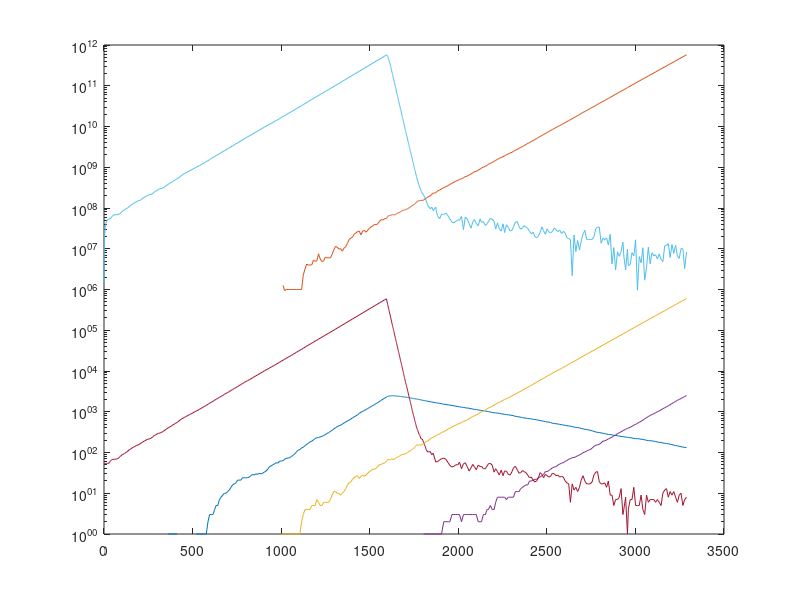

Write MATLAB code to recreate this figure.
%%%% Mutational Bias in Predicting Resistance Outgrowth
%%%% Scott Leighow 1/26/18

% function output_res = Maxitinib_SL012719(alphas,biasR)

clear
close all

alphas = [0.0486
    0.0000
    0.0003
    0.0004
    0.0047
    0.0027
    0.0001
    0.0020
    0.0063
    0.0047
    0.0025
    0.0025
    0.0005
    0.0009
    0.0002
    0.0007
    0.0022
    0.0007
    0.0000
    0.0029]';
biasR = [    0.1825
    0.1334
    0.1334
    0.1334
    0.0767
    0.0552
    0.0552
    0.0383
    0.0383
    0.0383
    0.0383
    0.0230
    0.0123
    0.0107
    0.0092
    0.0092
    0.0046
    0.0046
    0.0031]';

rng(5);

%%% Inputs

%%% Constant Parameters %%%

% Populations
Y0_WT = 50;    % initial sensitive LSC population [cells]

Rsites = length(biasR);

M = Rsites + 1; % number of variant populations to be modeled (resistant variants + WT)
N = 3*M;        % total number of subpopulations to be modeled

%           [ QLSCs  ] [      PLSCs     ] [  WBCs  ]
pop_init = [zeros(1,M) Y0_WT zeros(1,M-1) zeros(1,M)];  % initial population structure [cells]

% Rates [/day] (Fassoni 2018)
pXY = 0.05380/30.4; % QLSC activation rate [/day]
pYX = 0.00095/30.4; % PLSC deactivation rate [/day]
pY = 0.18701/30.4;  % PLSC net growth (without drug) [/day]
q = 1.00394/30.4;   % PLSC net drug kill term [/day]
pW = 4e6/30.4;      % PLSC differentiation [/day]
rW = 4/30.4;        % WBC death [/day]

% Break down PLSC net growth (pY) into birth and death rates
turnover = 0.3;     % estimate from Komarova and Wodarz 2005
bY = pY/(1-turnover);
dY = bY-pY;

mut = 4e-8; % Michor 2005

npat = 5000;
npat = 1;

% Distribution of WBC count at detection (numbers from Qin Medicine 2016;
% lognormal dist according to Stein 2011)
WBC_med = 98e9;   % /L    Qin Medicine 2016: Combination of WBC Countat Presentation...
WBC_lo = 6.8e9;
WBC_hi = 683.5e9;

vol_blood = 10;     % L

% Estimate standard deviation (assume that range of WBC counts observed in 
% Qin (N=362) fall within 95% CI)
WBC_CI = .95;    
WBC_sd1 = (log10(WBC_lo)-log10(WBC_med))/norminv(.5-WBC_CI/2);
WBC_sd2 = (log10(WBC_hi)-log10(WBC_med))/norminv(.5+WBC_CI/2);

WBC_sd = mean([WBC_sd1 WBC_sd2]);

log_WBCcount_vec = normrnd(log10(WBC_med),WBC_sd,npat,1);

%%% Model Parameters %%%

tau_init = NaN;     % length of model time intervals [days] (if NaN model determines tau adaptively)
epsilon = 0.03;     % error tolerance []
niter = 1;

%% Simulations

% Initialize storage variables
% outMat = zeros(npats,5+4*Rsites);

% timeSet = cell(npats,1);
% cellSet = cell(npats,1);

output = NaN(npat,niter,3);

for r = 1:npat
    
    WBCcount = 10^log_WBCcount_vec(r);
    pop_treat = WBCcount*vol_blood;
        
    output_r = [repmat(log10(pop_treat),niter,1) (1:niter)' NaN(niter,1)];
    
    for iter = 1:niter

        % Initialize
        n = 1;
        t = 0;
        tau = tau_init;
        singleSSAs = NaN;
        treat = false;
        cells = pop_init;
        alpha = zeros(1,M);
        alpha_treat = alphas;
        mut_E255K = true;

        % Run simulation until WBC population reaches detection (relapse)
        while sum(cells(end,[M+1 N-Rsites+1:N]))>0 && sum(cells(end,N-Rsites+1:N))<pop_treat

            if sum(t)>1000 && mut_E255K
                cells(end,M+4) = 1;
                mut_E255K = false;
            end

            % Define current
            P_curr = cells(end,:);        
            t_curr = sum(t);
            
            

            X = P_curr(1:M);
            Y = P_curr(M+1:2*M);
            W = P_curr(2*M+1:3*M);

            % Treatment conditions
            if sum(P_curr) >= pop_treat
                treat = true;
            end

            if treat
                alpha = alpha_treat;
            end     
            
            % Define propensity vector and change matrix        
            evts = [pXY*X'               % QLSC activation
                    pYX*Y'               % PLSC deactivation
                    bY*(1-mut)*Y(1)      % faithful WT PLSC division
                    bY*Y(2:end)'         % resistant PLSC division
                    ((dY+alpha).*Y)'     % PLSC death
                    pW*Y'                % PLSC differentiation
                    rW*W'                % WBC death
                    bY*mut*Y(1)*biasR']; % resistance mutation

            numChange = [-eye(M)      eye(M)                  zeros(M)      % QLSC activation
                         eye(M)       -eye(M)                 zeros(M)      % PLSC deactivation
                         zeros(M)     eye(M)                  zeros(M)      % PLSC division
                         zeros(M)     -eye(M)                 zeros(M)      % PLSC death
                         zeros(M)     zeros(M)                eye(M)        % PLSC differentiation
                         zeros(M)     zeros(M)                -eye(M)       % WBC death
                         zeros(M-1,M) zeros(M-1,1) eye(M-1)   zeros(M-1,M)];% resistance mutation

            % Calculate total rate
            theta = sum(evts);

            % Tau-leaping model
            if isnan(singleSSAs)

                % Determine tau if not defined
                if isnan(tau)

                    % Evaluate Jacobian matrix at P_curr
                    Jac = [pXY*eye(M)   zeros(M)                 zeros(M)        % QLSC activation
                           zeros(M)     pYX*eye(M)               zeros(M)        % PLSC deactivation
                           zeros(1,M)   bY*(1-mut) zeros(1,M-1)  zeros(1,M)      % faithful WT PLSC division
                           zeros(M-1,M) zeros(M-1,1) bY*eye(M-1) zeros(M-1,M)    % resistant PLSC division
                           zeros(M)     diag(dY+alpha)           zeros(M)        % PLSC death
                           zeros(M)     pW*eye(M)                zeros(M)        % PLSC differentiation
                           zeros(M)     zeros(M)                 rW*eye(M)       % WBC death
                           zeros(M-1,M) bY*mut*biasR' zeros(M-1) zeros(M-1,M)];  % resistance mutation


                    % Calculate tau
                    fjj = Jac*numChange';
                    mu = fjj*evts;
                    std = (fjj.^2)*evts;

                    tau = min(min(epsilon*theta./(abs(mu)), epsilon^2*theta^2./(std)));

                end

                % Rerun with singleSSAs if tau is too small
                if tau < 1/theta
                    singleSSAs = 10;
                    tau = tau_init;
                    continue

                % Otherwise calculate new state
                else
                    % For each event, find number of times it's occured
                    % in time interval tau
                    P_next = P_curr;
                    for i = 1:length(evts)
                        numEvt = poissrnd(evts(i)*tau);
                        P_next = P_next + numChange(i,:).*numEvt;
                    end
                    P_next = round(P_next);

                    % Rerun with smaller tau if any populations are
                    % negative
                    if sum(P_next < 0) > 0
                        tau = tau/2;
                        continue

                    % Otherwise save results in array
                    else                      
                        timeElapsed = tau;
                        t(n+1) = timeElapsed;
                        cells(n+1,:) = P_next;

                        % Reset tau
                        tau = tau_init;
                    end
                end

            % Gillespie without tau leaping
            else
                r1 = rand;
                timeElapsed = -log(r1)/theta;
                t_curr = sum(t(1:n));

                t(n+1) = timeElapsed;

                idx = randsample(length(evts), 1, true, evts);
                P_next = round(P_curr + numChange(idx,:));
                cells(n+1,:) = P_next;

                % Reduce singleSSAs
                singleSSAs = singleSSAs - 1;
                if singleSSAs < 1
                    singleSSAs = NaN;
                end
            end

            n = n + 1;
        end

        % In the case of eradication, repeat if occured pretreatment
        if sum(cells(end,:)) == 0 && ~treat
            continue
        end

%         % Save time vector as cumulative sum of time intervals
%         time = cumsum(t)';
% 
%         figure
%         semilogy(time,cells)
%         disp(cells(end,:))

    %     % Sort alleles
    %     relng_wodrug = (bR-d)/(bS-d);
    %     relng_wdrug = (bR-d-alpha1R)/(bS-d);
    %     prop = cells(end,:)/sum(cells(end,:))*100;
    %     
    %     BiasFitProp = [biasR; relng_wodrug; relng_wdrug; prop(2:end)]';
    %     
    %     sortedBiasFitProp = sortrows(BiasFitProp,[-1,-2,-3,-4]);
    %     
    %     % Save results
    %     outvec = reshape(sortedBiasFitProp',1,[]);
    %     
    %     outMat(r,:) = [log10(pop_treat) log10(mut) gene r prop(1) outvec];

    %%%%
    
%         % Save results
%         time = cumsum(t);
%         timeSet{r} = time;
%         cellSet{r} = cells;
%         
%         %%%%

        if sum(cells(end,N-M+2:N))>0
            [~,maxidx] = max(cells(end,N-M+2:N));
            output_r(iter,3) = maxidx;
        else
            output_r(iter,3) = 0;
        end
            
    end
    
    output(r,:,:) = output_r;
       
    disp(r);
end

% pres_obs=sum(domAllele~=0)/npats;

output_res = reshape(output,[],3);

time = cumsum(t);

semilogy(time,cells)

output = [time' cells(:,[2*M+1 2*M+4])];
csvwrite('OutgrowthFigure.csv',output)

%% Plot Results

% colors = [0 0 1; rand(Rsites,3)];
% 
% figure
% % subplot(1,2,1);
% % for i = 1:npats
% %     for j = 1:M
% %         LSCs = cellSet{i}(:,1:M);
% %         WBCs = cellSet{i}(:,3*M+1:4*M);
% %         semilogy(timeSet{i}/365,LSCs(:,j),'o','Color',colors(j,:))
% %         hold on
% %     end
% % end
% % 
% % title('LSCs')
% % xlabel('Time [years]')
% % ylabel('Population Size [cells]')
% % hold off
% % 
% % subplot(1,2,2);
% for i = 1:npats
%     for j = 1:M
%         LSCs = cellSet{i}(:,1:M);
%         WBCs = cellSet{i}(:,3*M+1:4*M);
%         semilogy(timeSet{i}/365,LSCs(:,j),'o','Color',colors(j,:))
%         hold on
%     end
% end
% title('White Blood Cell Dynamics')
% xlabel('Time [years]')
% ylabel('Population Size [cells]')
% hold off
% 
% figure
% for j = 1:Rsites
%     plot(biasR(j),IC50R(j),'.','Color',colors(j+1,:),'markers',25)
%     hold on
% end
% 
% title('Parameter Space')
% xlabel('Probability')
% ylabel('IC_{50} [nM]')
% hold off
% 
% max(cellSet{i}(:,1))
